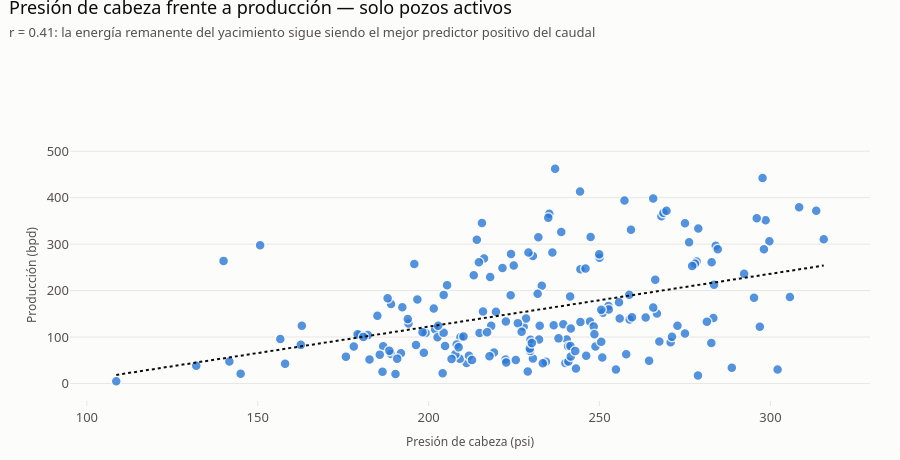

Notebook source saved alongside this figure:
### Markdown cell above
**Lectura.** Entre los pozos **activos** la relación es claramente descendente (r ≈ −0.46): más agua,
menos crudo. Las dos bandas planas de la parte inferior no son parte de esa tendencia y por eso están
codificadas con color propio: los **cerrados** están todos en 0 bpd por definición y los pozos **en
mantenimiento** operan por debajo de ~45 bpd independientemente de su corte de agua. Mezclarlos con
los activos en un solo ajuste produciría una correlación artificialmente fuerte; separarlos es lo que
permite leer el efecto real del agua sobre el caudal.

### Code cell
fig = go.Figure()
fig.add_trace(go.Scatter(
    x=activos["presion_cabeza_psi"], y=activos["produccion_bpd"], mode="markers",
    marker=dict(color=CAT[0], size=10, opacity=0.8, line=dict(color=SURFACE, width=1.5)),
    customdata=activos[["id_pozo", "corte_agua_pct", "anios_operacion"]], showlegend=False,
    hovertemplate=("%{customdata[0]}<br>Presión de cabeza: %{x:.0f} psi<br>Producción: %{y:.1f} bpd"
                   "<br>Corte de agua: %{customdata[1]:.1f}%<extra></extra>"),
))
m, b = np.polyfit(activos["presion_cabeza_psi"], activos["produccion_bpd"], 1)
xs = np.array([activos["presion_cabeza_psi"].min(), activos["presion_cabeza_psi"].max()])
fig.add_trace(go.Scatter(x=xs, y=m * xs + b, mode="lines",
                         line=dict(color=TEXT_PRIMARY, width=2, dash="dot"), showlegend=False,
                         hovertemplate="tendencia<extra></extra>"))

r_p = activos["presion_cabeza_psi"].corr(activos["produccion_bpd"])
fig.update_xaxes(title_text="Presión de cabeza (psi)")
fig.update_yaxes(title_text="Producción (bpd)")
titular(fig, "Presión de cabeza frente a producción — solo pozos activos",
        f"r = {r_p:.2f}: la energía remanente del yacimiento sigue siendo el mejor predictor positivo del caudal")
fig.show()

### Figure 1 — Plotly figure (JSON) as saved in the notebook; plotly's stock layout.template omitted (floating-point values rounded to 4 significant figures; data arrays with more than 128 entries replaced by an {"elided": "..."} marker saying what was removed)
{"data": [{"customdata": {"elided": "184x3 mixed values"}, "hovertemplate": "%{customdata[0]}<br>Presión de cabeza: %{x:.0f} psi<br>Producción: %{y:.1f} bpd<br>Corte de agua: %{customdata[1]:.1f}%<extra></extra>", "marker": {"color": "#2a78d6", "line": {"color": "#fcfcfb", "width": 1.5}, "opacity": 0.8, "size": 10}, "mode": "markers", "showlegend": false, "type": "scatter", "x": {"elided": "184 float values"}, "y": {"elided": "184 float values"}}, {"hovertemplate": "tendencia<extra></extra>", "line": {"color": "#0b0b0b", "dash": "dot", "width": 2}, "mode": "lines", "showlegend": false, "type": "scatter", "x": [108.6, 315.6], "y": [18.47, 253.8]}], "layout": {"height": 460, "margin": {"t": 150}, "title": {"text": "Presión de cabeza frente a producción — solo pozos activos<br><span style='font-size:13px;color:#52514e'>r = 0.41: la energía remanente del yacimiento sigue siendo el mejor predictor positivo del caudal</span>"}, "xaxis": {"title": {"text": "Presión de cabeza (psi)"}}, "yaxis": {"title": {"text": "Producción (bpd)"}}}}
